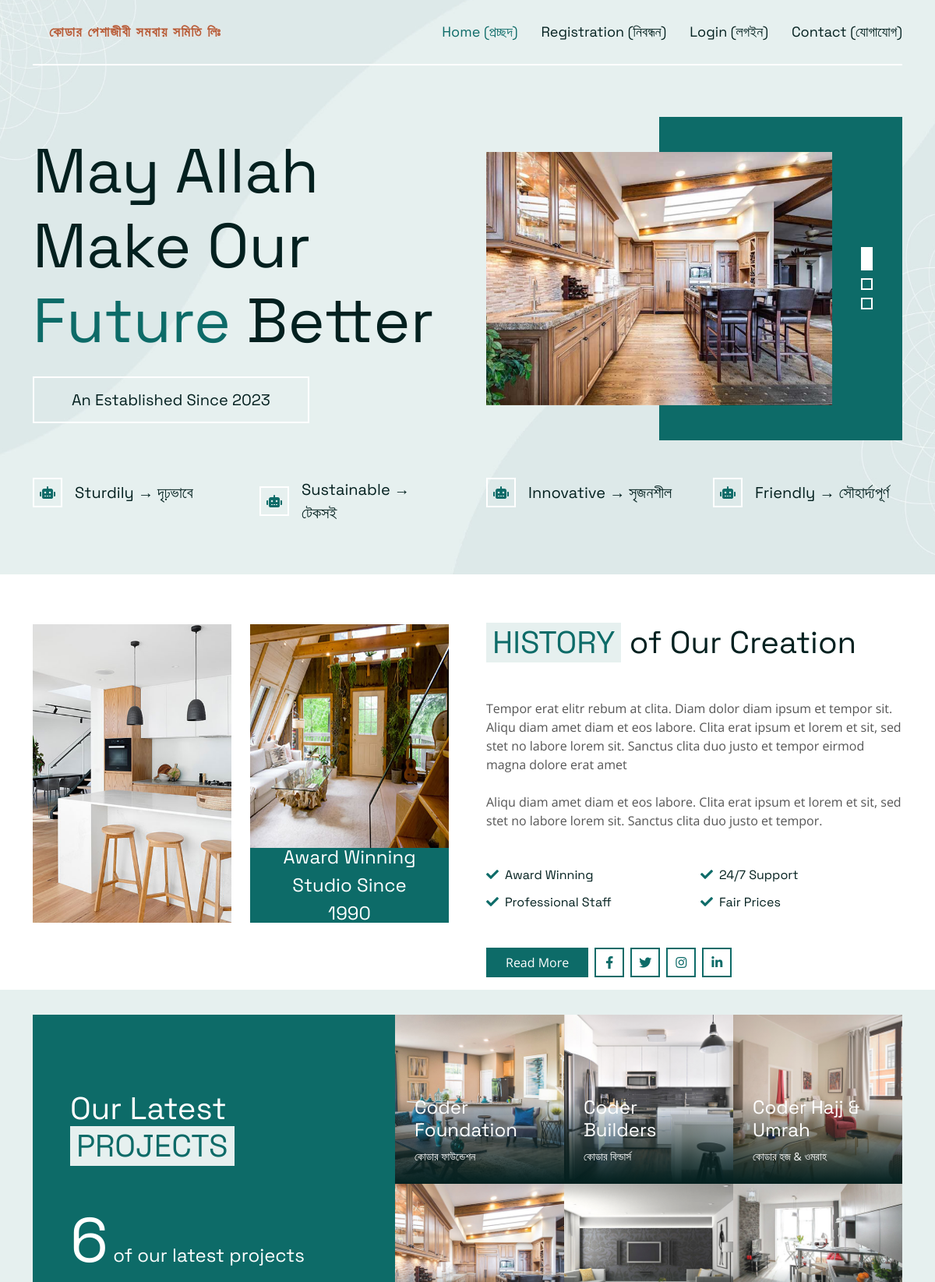
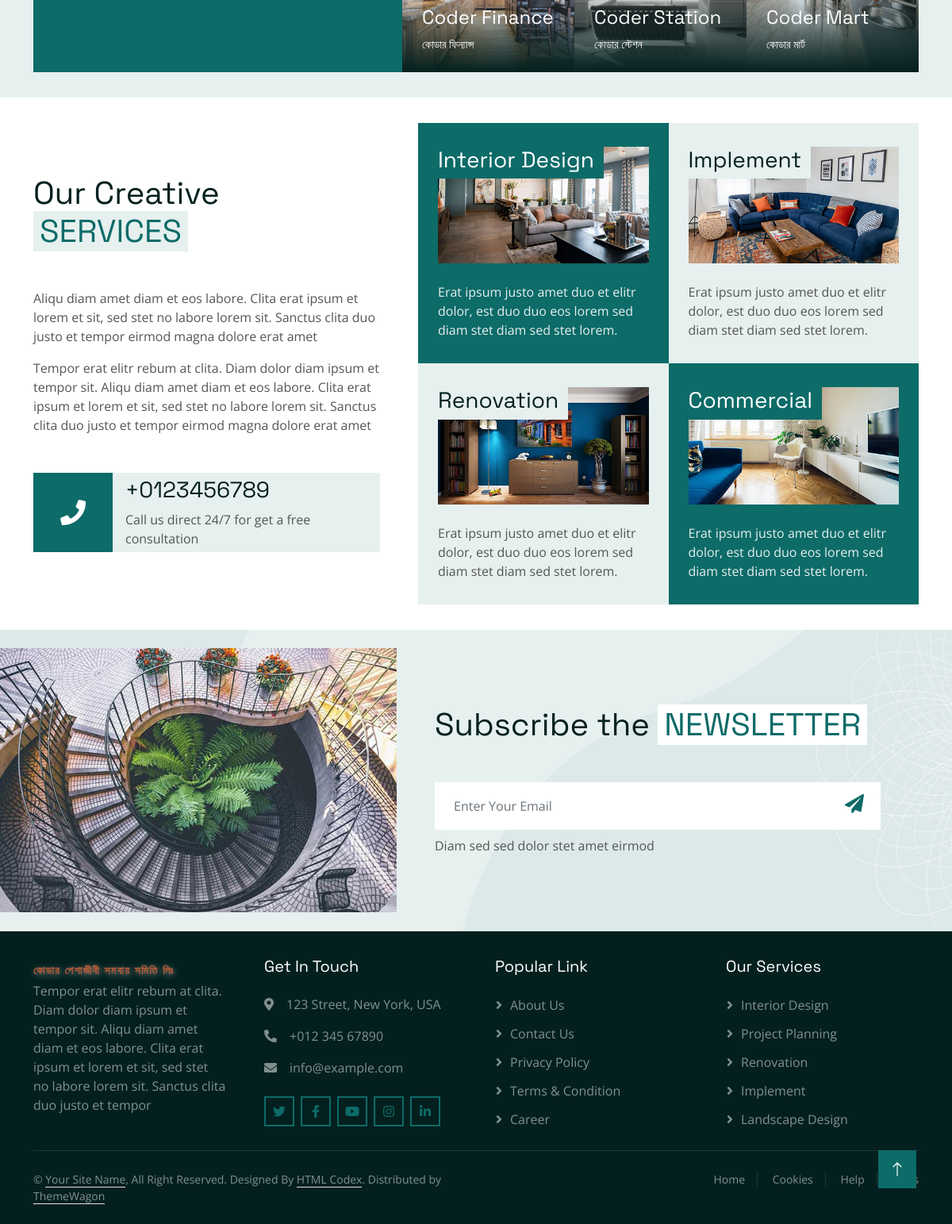
The app's page /new/index.php with its own data (2 pictures, top to bottom).
### tables this page shows
CREATE TABLE `banner` (
  `id` int(11) NOT NULL,
  `banner_name_bn` varchar(255) NOT NULL,
  `banner_name_en` varchar(255) NOT NULL,
  `banner_image` varchar(255) NOT NULL,
  `created_at` timestamp NOT NULL DEFAULT current_timestamp()
);

CREATE TABLE `company` (
  `id` int(11) NOT NULL,
  `company_name_bn` varchar(255) NOT NULL,
  `company_name_en` varchar(255) NOT NULL,
  `company_image` varchar(255) NOT NULL,
  `created_at` timestamp NOT NULL DEFAULT current_timestamp()
);

### new/includes/project.php (the view, shortened to what this page needs)
<?php
include_once __DIR__ . '/../config/config.php';
try {
    $stmt = $pdo->query("SELECT company_name_en, company_name_bn, company_image FROM company ORDER BY id DESC");
    $companies = $stmt->fetchAll();
} catch (Exception $e) {
    die('Error fetching banners: ' . $e->getMessage());
}
?>
<div class="row g-0">
                <div class="col-lg-5 wow fadeIn" data-wow-delay="0.1s">
                    <div class="d-flex flex-column justify-content-center bg-primary h-100 p-5">
                        <h1 class="text-white mb-5">Our Latest <span
                                class="text-uppercase text-primary bg-light px-2">Projects</span></h1>
                        <h4 class="text-white mb-0"><span class="display-1">6</span> of our latest projects</h4>
                    </div>
                </div>
                <div class="col-lg-7">
                    <div class="row g-0">
                        <?php foreach ($companies as $company): ?>
                        <div class="col-md-6 col-lg-4 wow fadeIn" data-wow-delay="0.2s">
                            <div class="project-item position-relative overflow-hidden">
                                <img class="img-fluid w-100" src="company/<?= htmlspecialchars($company['company_image']); ?>" alt="<?= htmlspecialchars($company['company_name_en']); ?>">
                                <a class="project-overlay text-decoration-none" href="#!">
                                    <h4 class="text-white"><?= htmlspecialchars($company['company_name_en']); ?></h4>
                                    <small class="text-white"><?= htmlspecialchars($company['company_name_bn']); ?></small>
                                </a>
                            </div>
                        </div>
                        <?php endforeach; ?>
                    </div>
                </div>
            </div>

### new/includes/slider.php (shortened to what this page needs)
<?php
include_once __DIR__ . '/../config/config.php';
try {
    $stmt = $pdo->query("SELECT banner_image FROM banner ORDER BY id DESC");
    $banners = $stmt->fetchAll();
} catch (Exception $e) {
    die('Error fetching banners: ' . $e->getMessage());
}
?>
<div class="row g-5 align-items-center mb-5">
    <div class="col-lg-6">
        <h1 class="display-1 mb-4 animated slideInRight">May Allah Make Our <span class="text-primary">Future</span>
            Better</h1>
        <h5 class="d-inline-block border border-2 border-white py-3 px-5 mb-0 animated slideInRight">
            An Established Since 2023</h5>
    </div>
    <div class="col-lg-6">
        <div class="owl-carousel header-carousel animated fadeIn">
            <?php foreach ($banners as $banner): ?>
                <img class="img-fluid" src="banner/<?= htmlspecialchars($banner['banner_image']); ?>" alt="Banner Image">
            <?php endforeach; ?>
        </div>
    </div>
</div>
<div class="row g-5 animated fadeIn">
    <div class="col-md-6 col-lg-3">
        <div class="d-flex align-items-center">
            <div class="flex-shrink-0 btn-square border border-2 border-white me-3">
                <i class="fa fa-robot text-primary"></i>
            </div>
            <h5 class="lh-base mb-0">Sturdily → দৃঢ়ভাবে</h5>
        </div>
    </div>
    <div class="col-md-6 col-lg-3">
        <div class="d-flex align-items-center">
            <div class="flex-shrink-0 btn-square border border-2 border-white me-3">
                <i class="fa fa-robot text-primary"></i>
            </div>
            <h5 class="lh-base mb-0">Sustainable → টেকসই</h5>
        </div>
    </div>
    <div class="col-md-6 col-lg-3">
        <div class="d-flex align-items-center">
            <div class="flex-shrink-0 btn-square border border-2 border-white me-3">
                <i class="fa fa-robot text-primary"></i>
            </div>
            <h5 class="lh-base mb-0">Innovative → সৃজনশীল</h5>
        </div>
    </div>
    <div class="col-md-6 col-lg-3">
        <div class="d-flex align-items-center">
            <div class="flex-shrink-0 btn-square border border-2 border-white me-3">
                <i class="fa fa-robot text-primary"></i>
            </div>
            <h5 class="lh-base mb-0">Friendly → সৌহার্দ্যপূর্ণ</h5>
        </div>
    </div>
</div>

### new/assets/css/style.css (style rules this page uses)
.btn-square { width: 38px; height: 38px; }
.btn-square, .btn-sm-square, .btn-lg-square { padding: 0; display: flex; align-items: center; justify-content: center; font-weight: normal; }
.header-carousel { position: relative; padding: 45px 90px 45px 0; }
.header-carousel::before { position: absolute; content: ""; top: 0; right: 0; width: calc(50% + 45px); height: 100%; background: var(--bs-primary); z-index: -1; }
.project-item img { transition: .5s; }
.project-overlay { position: absolute; padding: 25px; width: 100%; height: 100%; top: 0; left: 0; display: flex; flex-direction: column; align-items: flex-start; justify-content: flex-end; background: linear-gradient(rgba(255, 255, 255, .1) 50%, var(--bs-dark)); z-index: 1; }

### records on screen
banner: banner_image (picture)
company: company_image (picture), company_name_en "Coder Foundation", company_name_bn "কোডার ফাউন্ডেশন"
company: company_image (picture), company_name_en "Coder Builders", company_name_bn "কোডার বিল্ডার্স"
company: company_image (picture), company_name_en "Coder Hajj & Umrah", company_name_bn "কোডার হজ & ওমরাহ"
company: company_image (picture), company_name_en "Coder Finance", company_name_bn "কোডার ফিন্যান্স"
company: company_image (picture), company_name_en "Coder Station", company_name_bn "কোডার স্টেশন"
company: company_image (picture), company_name_en "Coder Mart", company_name_bn "কোডার মার্ট"

### other values on screen
$siteName "কোডার পেশাজীবী সমবায় সমিতি লিঃ"
